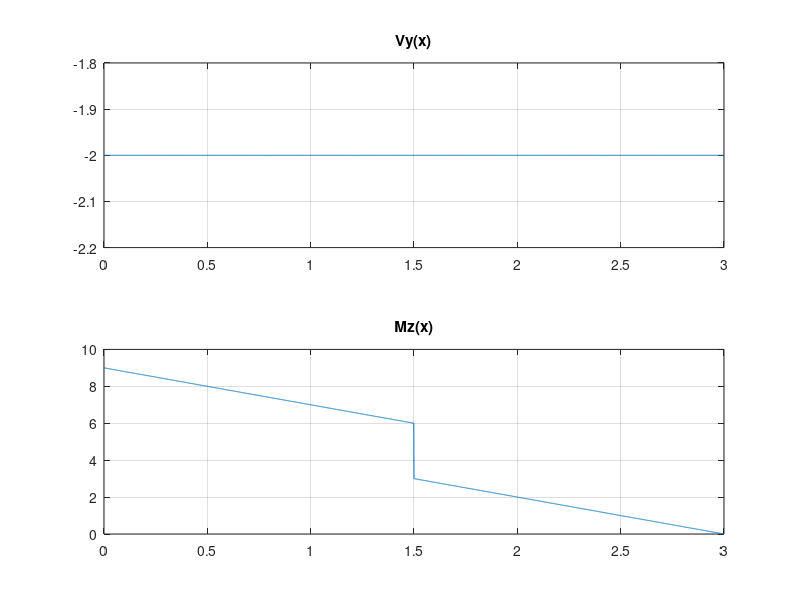

MATLAB code to generate this figure:
clc,clear, close all
l=3;
dx = 0.001;
x=0:dx:l; %dominio estrutural

Vy = -2*ones(1,size(x,2));
Mz = -3.*(x-1.5).^0.*(x>=1.5)-2.*x+9;

% pos-processamento
figure()
subplot(2,1,1)
plot(x,Vy)
title('Vy(x)')
grid on
subplot(2,1,2)
plot(x,Mz)
title('Mz(x)')
grid on